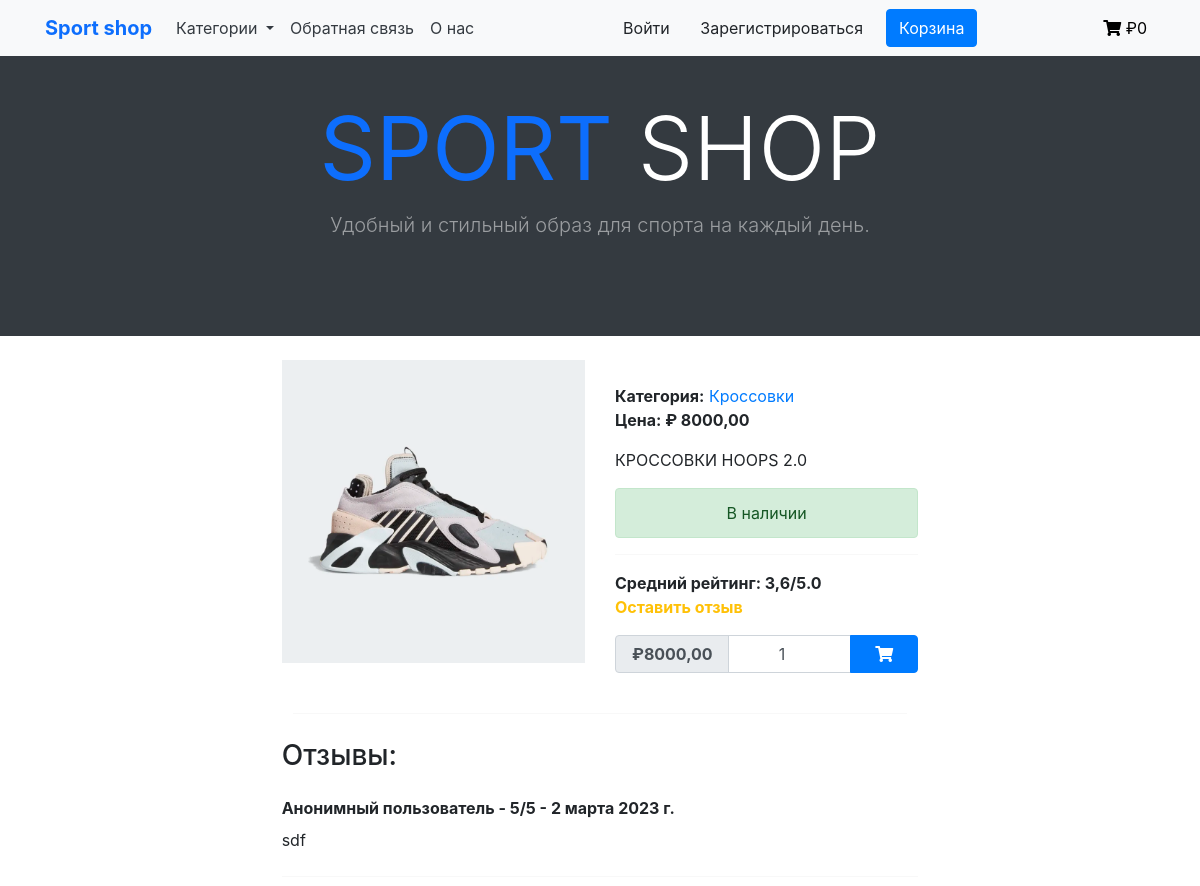
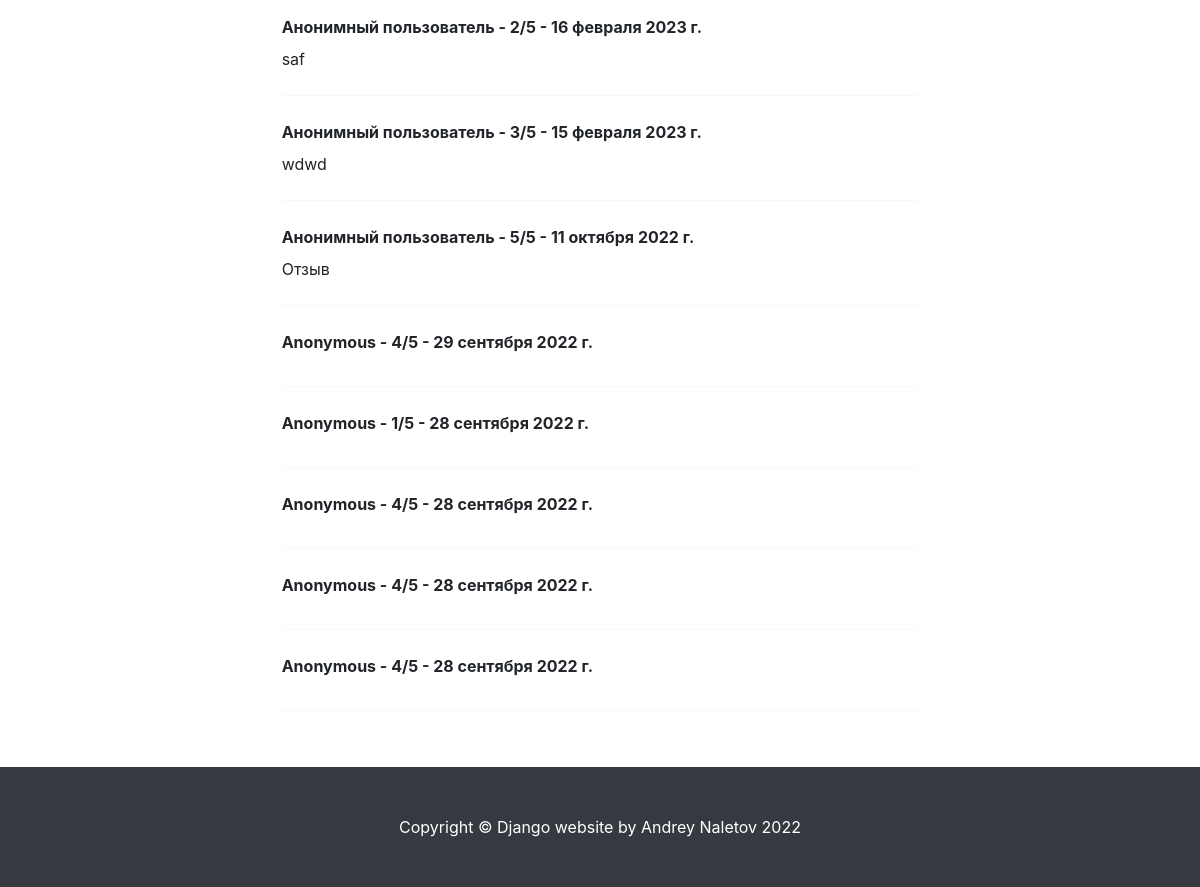
/category/krossovki/krossovki-1, run on the app's committed database (2 pictures, top to bottom).
### shop/models.py (models this page shows, shortened)
class Product(models.Model):
    category = models.ForeignKey(Category, verbose_name='Категория', on_delete=models.CASCADE)
    title = models.CharField(max_length=255, verbose_name='Наименование')
    slug = models.SlugField(unique=True)
    image = models.ImageField(verbose_name='Изображение')
    description = models.TextField(verbose_name='Описание', null=True)
    price = models.DecimalField(max_digits=9, decimal_places=2, verbose_name='Цена')
    available = models.BooleanField(default=True)
    class Meta:
        verbose_name = 'Товары'  # отображение названия в админке
        verbose_name_plural = 'Товары'  # отображение названия в админке
        ordering = ('title',)
    def get_average_review_score(self):
        average_score = 0.0
        if self.reviews.count() > 0:
            total_score = sum([review.rating for review in self.reviews.all()])
            average_score = total_score / self.reviews.count()
        return round(average_score, 1)

class Category(models.Model):
    name = models.CharField(max_length=255, verbose_name='Имя категории')
    slug = models.SlugField(unique=True)
    class Meta:
        ordering = ('name',)  # сортировка применяется и в отображении в админке и в шаблонах
        verbose_name = 'Категории'
        verbose_name_plural = 'Категории'
    def __str__(self):
        return self.name
    def get_absolute_url(self):
        return reverse('shop:product_list_by_category', args=[self.slug])

class Review(models.Model):
    product = models.ForeignKey(Product, related_name='reviews', on_delete=models.CASCADE)
    author = models.CharField(max_length=50)
    rating = models.IntegerField(validators=[MinValueValidator(1), MaxValueValidator(5)])
    text = models.TextField(blank=True)
    created = models.DateTimeField(auto_now_add=True)
    class Meta:
        ordering = ('-created', )

### shop/views.py (the view, shortened to what this page needs)
# urls.py: path('category/<slug:category_slug>/<slug:slug>', ProductDetailView.as_view(), name='product_detail'),
class ProductDetailView(DataMixin, DetailView):
    model = Product
    context_object_name = 'product'
    template_name = 'shop/product/detail.html'
    def get_context_data(self, **kwargs):
        context = super().get_context_data(**kwargs)
        context['category'] = get_object_or_404(Category, slug=self.kwargs['category_slug'])
        context['review_form'] = ReviewForm()
        context['cart_product_form'] = CartAddProductForm()
        context = self.get_user_context(**context)
        return context

### shop/forms.py
class ReviewForm(forms.ModelForm):
    class Meta:
        model = Review
        fields = ['text', 'rating']
        widgets = {
            'text': forms.Textarea(
                attrs={'class': 'form-control shadow px-2',
                       'rows': 6
                       }
            ),
            'rating': forms.RadioSelect
        }

### cart/forms.py
class CartAddProductForm(forms.Form):
    quantity = forms.IntegerField(
        min_value=1,
        widget=NumberInput(attrs={
            'class': 'form-control text-center px-3',
            'value': 1
        })
    )

### cart/context_processors.py (called while the page is built)
def cart(request):
    cart = get_cart(request)
    cart_total_price = sum(Decimal(item['price']) * item['quantity'] for item in cart.values())
    return {
        'cart_total_price': cart_total_price
    }

### cart/views.py (called while the page is built)
def get_cart(request):
    cart = request.session.get(settings.CART_ID)
    if not cart:
        cart = request.session[settings.CART_ID] = {}
    return cart

### shop/context_processors.py (called while the page is built)
def shop(request):
    categories = Category.objects.all()
    return {'categories': categories}

### shop/utils.py (called while the page is built)
    def get_user_context(self, **kwargs):
        context = kwargs
        categories = Category.objects.all()
        context['categories'] = categories
        return context

### shop/templates/shop/product/detail.html (shortened to what this page needs)
{% extends "shop/base.html" %}
{% load static %}
{% block content %}
    <br>
    <div class="card shadow-custom border-0 col-lg-8 mx-auto">
        <div class="row justify-content-center">
            <div class="col-lg-6">
                <img src="{{ product.image.url }}" alt="" class="img-fluid rounded-0">
            </div>
            <div class="col-lg-6">
                <div class="top">
                    <div>
                        <span class="font-weight-bold text-grey">Категория:</span>
                        <a href="{{ product.category.get_absolute_url }}"> {{ product.category }}</a>
                    </div>
                    <div>
                        <span class="font-weight-bold text-grey">Цена: <span class="price">₽ {{ product.price }}</span></span>
                    </div>
                </div>
                <div class="mt-3">
                    {{ product.description }}
                </div>
                {% if product.available %}
                    <div class="alert alert-success my-3 text-center">В наличии</div>
                {% else %}
                    <div class="alert alert-danger my-3 text-center">Временно недоступен</div>
                {% endif %}
                <hr>
                <div class="review">
                    <span class="font-weight-bold text-grey">Средний рейтинг: {{ product.get_average_review_score }}/5.0</span>
                    <div class="mb-3 font-weight-bold">
                        <a href="" class="text-warning" data-toggle="modal" data-target="#myModal">Оставить отзыв</a>
                    </div>
                </div>
                <div class="mb-4">
                    <form action="{% url 'cart:cart_add' product.id %}" method="post">
                        <span class="input-group add-to-cart shadow-custom">
                            <div class="input-group-prepend">
                                <span class="input-group-text font-weight-bold px-3 price">₽{{ product.price }}</span>
                            </div>
                            {{ cart_product_form.quantity }}
                            <div class="input-group-append">
                                <button class="btn btn-primary px-4 reduce_padding" type="submit" data-toggle="tooltip" data-placement="top" title="Add to cart">
                                    <i class="fas fa-shopping-cart"></i>
                                </button>
                            </div>
                        </span>
                    </form>
                </div>
            </div>
        </div>
    </div>
    <hr class="col-7 mx-auto">
    <div class="card shadow-custom border-0 col-lg-8 mx-auto mb-3">
        <h3 class="py-2 text-grey">Отзывы:</h3>
        {% for review in product.reviews.all %}
            <span class="font-weight-bold py-2 text-grey">{{ review.author }} - {{ review.rating }}/5 - {{ review.created|date }}</span>
            <span class="text-justify pb-2">{{ review.text }}</span>
            <hr>
        {% empty %}
            <span class="pb-2">Пока нет отзывов</span>
        {% endfor %}
    </div>
{% endblock %}

### shop/static/shop/css/base.css (style rules this page uses)
body { margin:0; padding:0; font-family:helvetica, sans-serif; }
h1, h2, h3, h4, h5 , h6 { font-family: 'Ubuntu', sans-serif; font-weight:normal; }
a { text-decoration:none; color:#5993bb; }

### data on the page
Product: image (picture), category "Кроссовки", price "8000,00", description "КРОССОВКИ HOOPS 2.0", get_average_review_score "3,6"
Review: author "Анонимный пользователь", rating "5", created "2 марта 2023 г.", text "sdf"
Review: author "Анонимный пользователь", rating "2", created "16 февраля 2023 г.", text "saf"
Review: author "Анонимный пользователь", rating "3", created "15 февраля 2023 г.", text "wdwd"
Review: author "Анонимный пользователь", rating "5", created "11 октября 2022 г.", text "Отзыв"
Review: author "Anonymous", rating "4", created "29 сентября 2022 г."
Review: author "Anonymous", rating "1", created "28 сентября 2022 г."
Review: author "Anonymous", rating "4", created "28 сентября 2022 г."
Review: author "Anonymous", rating "4", created "28 сентября 2022 г."
Review: author "Anonymous", rating "4", created "28 сентября 2022 г."

### other printed values
{{ cart_total_price }} "0"
